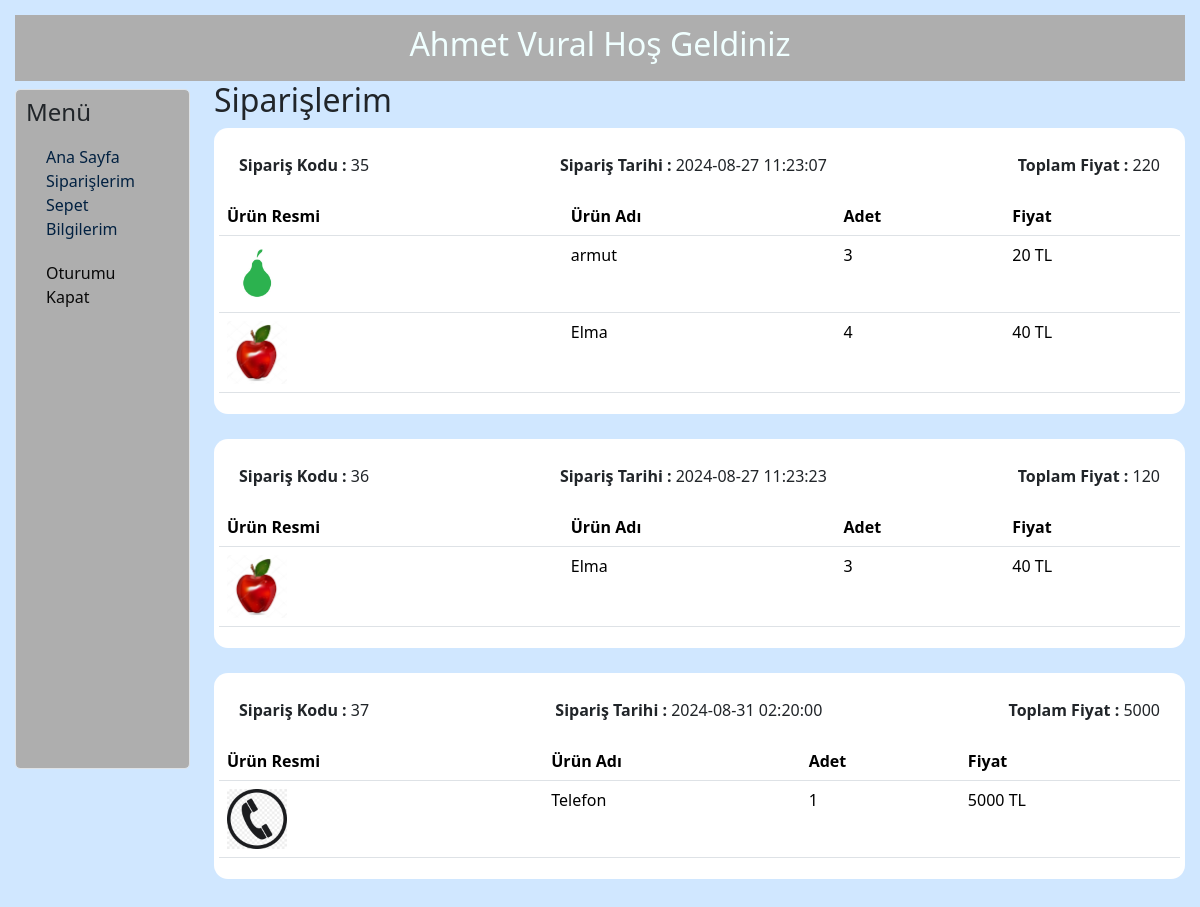
Page /siparislerim.php (signed in) on the committed database.
### tables this page shows
CREATE TABLE `siparis` (
  `id` int(11) NOT NULL,
  `kul_id` int(11) NOT NULL,
  `toplam_fiyat` varchar(100) NOT NULL,
  `siparis_tarihi` varchar(20) NOT NULL DEFAULT current_timestamp()
);

CREATE TABLE `siparisler` (
  `id` int(10) NOT NULL,
  `siparis_id` int(10) NOT NULL,
  `urun_id` int(10) NOT NULL,
  `urun_adi` varchar(255) NOT NULL,
  `urun_fiyati` varchar(10) NOT NULL,
  `urun_adet` int(255) NOT NULL DEFAULT 0
);

CREATE TABLE `urunler` (
  `id` int(11) NOT NULL,
  `urun_adi` varchar(30) NOT NULL,
  `amount` int(11) NOT NULL,
  `price` int(11) NOT NULL,
  `k_id` int(11) NOT NULL,
  `durum` tinyint(1) NOT NULL DEFAULT 1,
  `pic` varchar(50) NOT NULL
);

### siparislerim.php (the view, shortened to what this page needs)
<?php
include 'admin/header.php';
include 'admin/inc/baglan.php';
$kul_id = $_SESSION['id'];
$siparisler = mysqli_query($baglanti, "SELECT * FROM siparis where kul_id=" . $kul_id);
?>
<html lang="tr">
<head>
    <link rel="stylesheet" href="admin/assets/bootstrap.css">
    <link rel="stylesheet" href="admin/assets/style.css">
    <link rel="stylesheet" href="admin/assets/fontawesome-free/css/all.css">
</head>
<body>
    <div class="">
        <div class="row">
            <div class="col-md-2 mt-2">
                <?php include 'menu.php'; ?>
            </div>
            <div class="col-md-10 ">
                <div class="content">
                    <h2>Siparişlerim</h2>
                    <?php
                    while ($siparis = mysqli_fetch_array($siparisler)) {
                        $siparis_id = $siparis["id"];
                        echo "<div class='siparis'>";
                        echo '<div class=" siparis-table">
                               <div><b>Sipariş Kodu : </b>'. $siparis["id"] .'</div>
                               <div><b>Sipariş Tarihi : </b>'. $siparis["siparis_tarihi"] .'</div>
                               <div><b>Toplam Fiyat : </b>'. $siparis["toplam_fiyat"] .'</div></div>';
                        $siparis_detaylar = mysqli_query($baglanti, "SELECT * FROM siparisler,urunler WHERE siparisler.urun_id=urunler.id AND siparis_id = $siparis_id");
                        echo "<table class='table siparis-detaylar'>
                                <tr>
                                    <th>Ürün Resmi</th>
                                    <th>Ürün Adı</th>
                                    <th>Adet</th>
                                    <th>Fiyat</th>
                                </tr>";
                        while ($detay = mysqli_fetch_array($siparis_detaylar)) {
                            echo "<tr>";
                            echo "<td><img src='admin/" . $detay["pic"] . "' width='60'></td>";
                            echo "<td>" . $detay['urun_adi'] . "</td>";
                            echo "<td>" . $detay['urun_adet'] . "</td>";
                            echo "<td>" . $detay['urun_fiyati'] . " TL</td>";
                            echo "</tr>";
                        }
                        echo "</table>";
                        echo "</div>";
                    }
                    ?>
                </div>
            </div>
        </div>
    </div>
</body>
</html>

### admin/header.php (shortened to what this page needs)
<header>
        <h2><?php
        echo @$_SESSION['username'];
        ?> Hoş Geldiniz</h2>
</header>

### menu.php
<div class="menu form-control  pt-2">
    <h4>Menü</h4>
    <ul>
        <?php
        if (@$_SESSION['admin'] == 0) {
        ?>
            <li><a href="index.php">Ana Sayfa</a></li>
            <li><a href="siparislerim.php">Siparişlerim</a></li>
            <li><a href="sepete_ekle.php">Sepet</a></li>
            <li><a href="bilgilerim.php">Bilgilerim</a></li>
            <div class="exit"><a href="admin/exit.php">Oturumu Kapat</a></div>
        <?php
        }
        ?>
    </ul>
</div>

### admin/assets/style.css (style rules this page uses)
* { padding: 0; margin: 0; list-style: none; box-sizing: border-box; }
body { padding: 15px; margin: 0; list-style: none; box-sizing: border-box; background: #D0E7FF; }
a { text-decoration: none; color: rgb(9, 9, 9); }
header { background-color: #aeaeae; color: rgb(0, 0, 0); padding: 10px; text-align: center; color: azure; }
.menu { background-color: #aeaeae; padding: 10px; border-radius: 5px; height: calc(100vh - 120px); }
.menu ul { list-style-type: none; padding: 10px 20px; }
.menu ul li a { text-decoration: none; color: #022141; }
.exit { display: flex; padding-top: 20px; }
.siparis { margin-bottom: 25px; padding: 5px; background: white; border-radius: 14px; overflow: hidden; }
.siparis-table { display: flex; flex-direction: row; justify-content: space-between; background: white; padding: 20px; }

### rows in the picture
siparis: id "35", siparis_tarihi "2024-08-27 11:23:07", toplam_fiyat "220"
siparisler: urunler.pic (picture), urunler.urun_adi "armut", urun_adet "3", urun_fiyati "20"
siparisler: urunler.pic (picture), urunler.urun_adi "Elma", urun_adet "4", urun_fiyati "40"
siparis: id "36", siparis_tarihi "2024-08-27 11:23:23", toplam_fiyat "120"
siparisler: urunler.pic (picture), urunler.urun_adi "Elma", urun_adet "3", urun_fiyati "40"
siparis: id "37", siparis_tarihi "2024-08-31 02:20:00", toplam_fiyat "5000"
siparisler: urunler.pic (picture), urunler.urun_adi "Telefon", urun_adet "1", urun_fiyati "5000"
